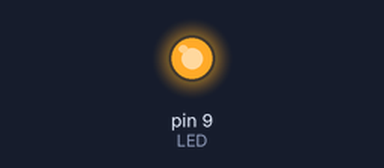
Bench run of a sketch on a simulated Arduino Uno, built with avr-gcc and run on an emulated ATmega328P. On the bench: output pins drawn as LEDs (lit = HIGH). What the sketch prints to the serial monitor is not drawn.

Above: at 0.1 s.
Timing chart, 0 to 1.6 s (numbered marks = the images above):
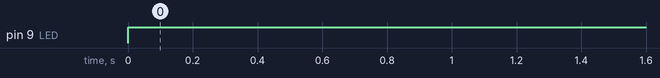

Measured:
- by itself, pin 9 (LED): LOW → HIGH at 0.00 s

The sketch:

bluetoothModule_led.ino
```cpp
#include <SoftwareSerial.h>
SoftwareSerial MyBlue(2,3);//Rx |Tx
int flag=0;
int LED=9;

void setup() {
  // put your setup code here, to run once:
Serial.begin(9600);
MyBlue.begin(9600);
pinMode(LED,OUTPUT);
Serial.println("Ready to connect\nDefault password is 1234 or 000");
}

void loop() {
  // put your main code here, to run repeatedly:
if(MyBlue.available())
  flag=MyBlue.read();
if(flag==1)
{
  digitalWrite(LED,HIGH);
  Serial.println("LED On");
}
else if (flag==0){
  digitalWrite(LED,HIGH);
  Serial.println("LED Off");
}
}
```
